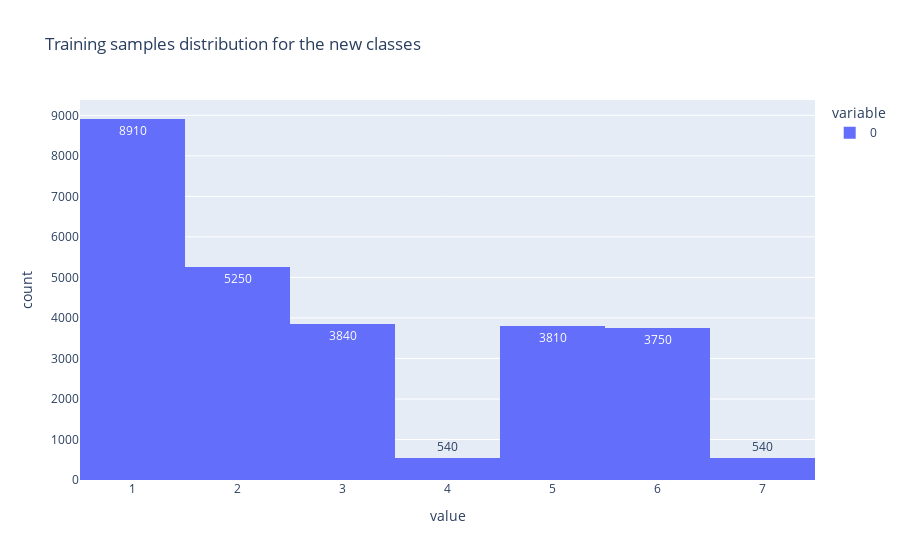

The cell this chart's notebook holds for it:
### Code cell
fig = px.histogram(original_labels.numpy(), text_auto=True, title="Training samples distribution for the new classes")
fig.show()

if not os.path.exists("images"):
    os.mkdir("images")
# fig.write_image("images/training_distribution.jpeg")

### Figure 1 — Plotly figure (JSON) as saved in the notebook; plotly's stock layout.template omitted (floating-point values rounded to 4 significant figures; data arrays with more than 128 entries replaced by an {"elided": "..."} marker saying what was removed)
{"data": [{"alignmentgroup": "True", "bingroup": "x", "hovertemplate": "variable=0<br>value=%{x}<br>count=%{y}<extra></extra>", "legendgroup": "0", "marker": {"color": "#636efa", "pattern": {"shape": ""}}, "name": "0", "offsetgroup": "0", "orientation": "v", "showlegend": true, "texttemplate": "%{value}", "type": "histogram", "x": {"elided": "26640 int values"}, "xaxis": "x", "yaxis": "y"}], "layout": {"barmode": "relative", "legend": {"title": {"text": "variable"}, "tracegroupgap": 0}, "title": {"text": "Training samples distribution for the new classes"}, "xaxis": {"anchor": "y", "domain": [0, 1], "title": {"text": "value"}}, "yaxis": {"anchor": "x", "domain": [0, 1], "title": {"text": "count"}}}}
